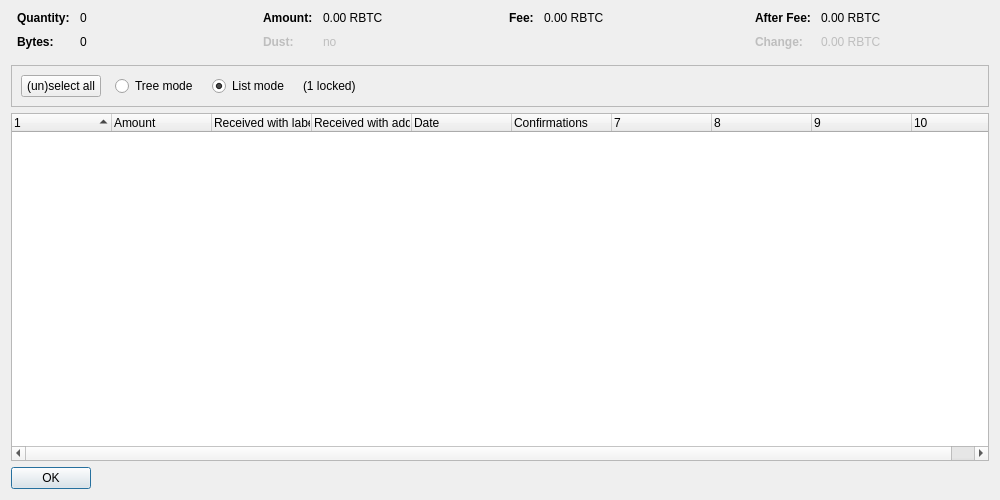
<?xml version="1.0" encoding="UTF-8"?>
<ui version="4.0">
 <class>CoinControlDialog</class>
 <widget class="QDialog" name="CoinControlDialog">
  <property name="geometry">
   <rect>
    <x>0</x>
    <y>0</y>
    <width>1000</width>
    <height>500</height>
   </rect>
  </property>
  <property name="windowTitle">
   <string>Coin Selection</string>
  </property>
  <layout class="QVBoxLayout" name="verticalLayout">
   <item>
    <layout class="QHBoxLayout" name="horizontalLayoutTop" stretch="0,0,0,0">
     <property name="topMargin">
      <number>0</number>
     </property>
     <property name="bottomMargin">
      <number>10</number>
     </property>
     <item>
      <layout class="QFormLayout" name="formLayoutCoinControl1">
       <property name="horizontalSpacing">
        <number>10</number>
       </property>
       <property name="verticalSpacing">
        <number>10</number>
       </property>
       <property name="leftMargin">
        <number>6</number>
       </property>
       <property name="rightMargin">
        <number>6</number>
       </property>
       <item row="0" column="0">
        <widget class="QLabel" name="labelCoinControlQuantityText">
         <property name="font">
          <font>
           <weight>75</weight>
           <bold>true</bold>
          </font>
         </property>
         <property name="text">
          <string>Quantity:</string>
         </property>
        </widget>
       </item>
       <item row="0" column="1">
        <widget class="QLabel" name="labelCoinControlQuantity">
         <property name="cursor">
          <cursorShape>IBeamCursor</cursorShape>
         </property>
         <property name="contextMenuPolicy">
          <enum>Qt::ActionsContextMenu</enum>
         </property>
         <property name="text">
          <string notr="true">0</string>
         </property>
         <property name="textInteractionFlags">
          <set>Qt::LinksAccessibleByMouse|Qt::TextSelectableByKeyboard|Qt::TextSelectableByMouse</set>
         </property>
        </widget>
       </item>
       <item row="1" column="0">
        <widget class="QLabel" name="labelCoinControlBytesText">
         <property name="font">
          <font>
           <weight>75</weight>
           <bold>true</bold>
          </font>
         </property>
         <property name="text">
          <string>Bytes:</string>
         </property>
        </widget>
       </item>
       <item row="1" column="1">
        <widget class="QLabel" name="labelCoinControlBytes">
         <property name="cursor">
          <cursorShape>IBeamCursor</cursorShape>
         </property>
         <property name="contextMenuPolicy">
          <enum>Qt::ActionsContextMenu</enum>
         </property>
         <property name="text">
          <string notr="true">0</string>
         </property>
         <property name="textInteractionFlags">
          <set>Qt::LinksAccessibleByMouse|Qt::TextSelectableByKeyboard|Qt::TextSelectableByMouse</set>
         </property>
        </widget>
       </item>
      </layout>
     </item>
     <item>
      <layout class="QFormLayout" name="formLayoutCoinControl2">
       <property name="horizontalSpacing">
        <number>10</number>
       </property>
       <property name="verticalSpacing">
        <number>10</number>
       </property>
       <property name="leftMargin">
        <number>6</number>
       </property>
       <property name="rightMargin">
        <number>6</number>
       </property>
       <item row="0" column="0">
        <widget class="QLabel" name="labelCoinControlAmountText">
         <property name="font">
          <font>
           <weight>75</weight>
           <bold>true</bold>
          </font>
         </property>
         <property name="text">
          <string>Amount:</string>
         </property>
        </widget>
       </item>
       <item row="0" column="1">
        <widget class="QLabel" name="labelCoinControlAmount">
         <property name="cursor">
          <cursorShape>IBeamCursor</cursorShape>
         </property>
         <property name="contextMenuPolicy">
          <enum>Qt::ActionsContextMenu</enum>
         </property>
         <property name="text">
          <string notr="true">0.00 RBTC</string>
         </property>
         <property name="textInteractionFlags">
          <set>Qt::LinksAccessibleByMouse|Qt::TextSelectableByKeyboard|Qt::TextSelectableByMouse</set>
         </property>
        </widget>
       </item>
       <item row="1" column="0">
        <widget class="QLabel" name="labelCoinControlLowOutputText">
         <property name="enabled">
          <bool>false</bool>
         </property>
         <property name="font">
          <font>
           <weight>75</weight>
           <bold>true</bold>
          </font>
         </property>
         <property name="text">
          <string>Dust:</string>
         </property>
        </widget>
       </item>
       <item row="1" column="1">
        <widget class="QLabel" name="labelCoinControlLowOutput">
         <property name="enabled">
          <bool>false</bool>
         </property>
         <property name="cursor">
          <cursorShape>IBeamCursor</cursorShape>
         </property>
         <property name="contextMenuPolicy">
          <enum>Qt::ActionsContextMenu</enum>
         </property>
         <property name="text">
          <string notr="true">no</string>
         </property>
         <property name="textInteractionFlags">
          <set>Qt::LinksAccessibleByMouse|Qt::TextSelectableByKeyboard|Qt::TextSelectableByMouse</set>
         </property>
        </widget>
       </item>
      </layout>
     </item>
     <item>
      <layout class="QFormLayout" name="formLayoutCoinControl3">
       <property name="horizontalSpacing">
        <number>10</number>
       </property>
       <property name="verticalSpacing">
        <number>10</number>
       </property>
       <property name="leftMargin">
        <number>6</number>
       </property>
       <property name="rightMargin">
        <number>6</number>
       </property>
       <item row="0" column="0">
        <widget class="QLabel" name="labelCoinControlFeeText">
         <property name="font">
          <font>
           <weight>75</weight>
           <bold>true</bold>
          </font>
         </property>
         <property name="text">
          <string>Fee:</string>
         </property>
        </widget>
       </item>
       <item row="0" column="1">
        <widget class="QLabel" name="labelCoinControlFee">
         <property name="cursor">
          <cursorShape>IBeamCursor</cursorShape>
         </property>
         <property name="contextMenuPolicy">
          <enum>Qt::ActionsContextMenu</enum>
         </property>
         <property name="text">
          <string notr="true">0.00 RBTC</string>
         </property>
         <property name="textInteractionFlags">
          <set>Qt::LinksAccessibleByMouse|Qt::TextSelectableByKeyboard|Qt::TextSelectableByMouse</set>
         </property>
        </widget>
       </item>
      </layout>
     </item>
     <item>
      <layout class="QFormLayout" name="formLayoutCoinControl4">
       <property name="horizontalSpacing">
        <number>10</number>
       </property>
       <property name="verticalSpacing">
        <number>10</number>
       </property>
       <property name="leftMargin">
        <number>6</number>
       </property>
       <property name="rightMargin">
        <number>6</number>
       </property>
       <item row="0" column="0">
        <widget class="QLabel" name="labelCoinControlAfterFeeText">
         <property name="font">
          <font>
           <weight>75</weight>
           <bold>true</bold>
          </font>
         </property>
         <property name="text">
          <string>After Fee:</string>
         </property>
        </widget>
       </item>
       <item row="0" column="1">
        <widget class="QLabel" name="labelCoinControlAfterFee">
         <property name="cursor">
          <cursorShape>IBeamCursor</cursorShape>
         </property>
         <property name="contextMenuPolicy">
          <enum>Qt::ActionsContextMenu</enum>
         </property>
         <property name="text">
          <string notr="true">0.00 RBTC</string>
         </property>
         <property name="textInteractionFlags">
          <set>Qt::LinksAccessibleByMouse|Qt::TextSelectableByKeyboard|Qt::TextSelectableByMouse</set>
         </property>
        </widget>
       </item>
       <item row="1" column="0">
        <widget class="QLabel" name="labelCoinControlChangeText">
         <property name="enabled">
          <bool>false</bool>
         </property>
         <property name="font">
          <font>
           <weight>75</weight>
           <bold>true</bold>
          </font>
         </property>
         <property name="text">
          <string>Change:</string>
         </property>
        </widget>
       </item>
       <item row="1" column="1">
        <widget class="QLabel" name="labelCoinControlChange">
         <property name="enabled">
          <bool>false</bool>
         </property>
         <property name="cursor">
          <cursorShape>IBeamCursor</cursorShape>
         </property>
         <property name="contextMenuPolicy">
          <enum>Qt::ActionsContextMenu</enum>
         </property>
         <property name="text">
          <string notr="true">0.00 RBTC</string>
         </property>
         <property name="textInteractionFlags">
          <set>Qt::LinksAccessibleByMouse|Qt::TextSelectableByKeyboard|Qt::TextSelectableByMouse</set>
         </property>
        </widget>
       </item>
      </layout>
     </item>
    </layout>
   </item>
   <item>
    <widget class="QFrame" name="frame">
     <property name="minimumSize">
      <size>
       <width>0</width>
       <height>40</height>
      </size>
     </property>
     <property name="frameShape">
      <enum>QFrame::StyledPanel</enum>
     </property>
     <property name="frameShadow">
      <enum>QFrame::Sunken</enum>
     </property>
     <layout class="QHBoxLayout" name="horizontalLayout">
      <item>
       <layout class="QHBoxLayout" name="horizontalLayoutPanel" stretch="0,0,0,0,0">
        <property name="spacing">
         <number>14</number>
        </property>
        <item>
         <widget class="QPushButton" name="pushButtonSelectAll">
          <property name="sizePolicy">
           <sizepolicy hsizetype="Maximum" vsizetype="Fixed">
            <horstretch>0</horstretch>
            <verstretch>0</verstretch>
           </sizepolicy>
          </property>
          <property name="text">
           <string>(un)select all</string>
          </property>
          <property name="autoDefault">
           <bool>false</bool>
          </property>
         </widget>
        </item>
        <item>
         <widget class="QRadioButton" name="radioTreeMode">
          <property name="sizePolicy">
           <sizepolicy hsizetype="Maximum" vsizetype="Fixed">
            <horstretch>0</horstretch>
            <verstretch>0</verstretch>
           </sizepolicy>
          </property>
          <property name="text">
           <string>Tree mode</string>
          </property>
         </widget>
        </item>
        <item>
         <widget class="QRadioButton" name="radioListMode">
          <property name="sizePolicy">
           <sizepolicy hsizetype="Maximum" vsizetype="Fixed">
            <horstretch>0</horstretch>
            <verstretch>0</verstretch>
           </sizepolicy>
          </property>
          <property name="text">
           <string>List mode</string>
          </property>
          <property name="checked">
           <bool>true</bool>
          </property>
         </widget>
        </item>
        <item>
         <widget class="QLabel" name="labelLocked">
          <property name="text">
           <string notr="true">(1 locked)</string>
          </property>
         </widget>
        </item>
        <item>
         <spacer name="horizontalSpacer">
          <property name="orientation">
           <enum>Qt::Horizontal</enum>
          </property>
          <property name="sizeHint" stdset="0">
           <size>
            <width>40</width>
            <height>20</height>
           </size>
          </property>
         </spacer>
        </item>
       </layout>
      </item>
     </layout>
    </widget>
   </item>
   <item>
    <widget class="CoinControlTreeWidget" name="treeWidget">
     <property name="contextMenuPolicy">
      <enum>Qt::CustomContextMenu</enum>
     </property>
     <property name="sortingEnabled">
      <bool>false</bool>
     </property>
     <property name="columnCount">
      <number>10</number>
     </property>
     <attribute name="headerShowSortIndicator" stdset="0">
      <bool>true</bool>
     </attribute>
     <attribute name="headerStretchLastSection">
      <bool>false</bool>
     </attribute>
     <column>
      <property name="text">
       <string/>
      </property>
     </column>
     <column>
      <property name="text">
       <string>Amount</string>
      </property>
     </column>
     <column>
      <property name="text">
       <string>Received with label</string>
      </property>
     </column>
     <column>
      <property name="text">
       <string>Received with address</string>
      </property>
     </column>
     <column>
      <property name="text">
       <string>Date</string>
      </property>
     </column>
     <column>
      <property name="text">
       <string>Confirmations</string>
      </property>
      <property name="toolTip">
       <string>Confirmed</string>
      </property>
     </column>
     <column>
      <property name="text">
       <string/>
      </property>
     </column>
     <column>
      <property name="text">
       <string/>
      </property>
     </column>
     <column>
      <property name="text">
       <string/>
      </property>
     </column>
     <column>
      <property name="text">
       <string/>
      </property>
     </column>
    </widget>
   </item>
   <item>
    <widget class="QDialogButtonBox" name="buttonBox">
     <property name="sizePolicy">
      <sizepolicy hsizetype="Maximum" vsizetype="Fixed">
       <horstretch>0</horstretch>
       <verstretch>0</verstretch>
      </sizepolicy>
     </property>
     <property name="orientation">
      <enum>Qt::Horizontal</enum>
     </property>
     <property name="standardButtons">
      <set>QDialogButtonBox::Ok</set>
     </property>
    </widget>
   </item>
  </layout>
 </widget>
 <customwidgets>
  <customwidget>
   <class>CoinControlTreeWidget</class>
   <extends>QTreeWidget</extends>
   <header>coincontroltreewidget.h</header>
  </customwidget>
 </customwidgets>
 <resources/>
 <connections/>
</ui>
